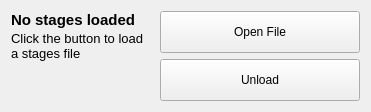
          <widget class="QWidget" name="stageFileTab">
           <attribute name="title">
            <string>Stages</string>
           </attribute>
           <layout class="QHBoxLayout" name="horizontalLayout_9">
            <item>
             <layout class="QVBoxLayout" name="verticalLayout_14">
              <property name="spacing">
               <number>2</number>
              </property>
              <item>
               <widget class="QLabel" name="stagesFileTitle">
                <property name="sizePolicy">
                 <sizepolicy hsizetype="Ignored" vsizetype="Fixed">
                  <horstretch>0</horstretch>
                  <verstretch>0</verstretch>
                 </sizepolicy>
                </property>
                <property name="font">
                 <font>
                  <pointsize>11</pointsize>
                  <weight>75</weight>
                  <bold>true</bold>
                 </font>
                </property>
                <property name="text">
                 <string>No stages loaded</string>
                </property>
                <property name="wordWrap">
                 <bool>true</bool>
                </property>
               </widget>
              </item>
              <item>
               <widget class="QLabel" name="stagesFileDescr">
                <property name="sizePolicy">
                 <sizepolicy hsizetype="Expanding" vsizetype="Fixed">
                  <horstretch>0</horstretch>
                  <verstretch>0</verstretch>
                 </sizepolicy>
                </property>
                <property name="font">
                 <font>
                  <pointsize>10</pointsize>
                 </font>
                </property>
                <property name="text">
                 <string>Click the button to load a stages file</string>
                </property>
                <property name="wordWrap">
                 <bool>true</bool>
                </property>
               </widget>
              </item>
              <item>
               <spacer name="verticalSpacer_7">
                <property name="orientation">
                 <enum>Qt::Vertical</enum>
                </property>
                <property name="sizeHint" stdset="0">
                 <size>
                  <width>20</width>
                  <height>40</height>
                 </size>
                </property>
               </spacer>
              </item>
             </layout>
            </item>
            <item>
             <layout class="QVBoxLayout" name="verticalLayout_15">
              <item>
               <widget class="QPushButton" name="loadStagesFile">
                <property name="sizePolicy">
                 <sizepolicy hsizetype="Maximum" vsizetype="Minimum">
                  <horstretch>0</horstretch>
                  <verstretch>0</verstretch>
                 </sizepolicy>
                </property>
                <property name="minimumSize">
                 <size>
                  <width>200</width>
                  <height>0</height>
                 </size>
                </property>
                <property name="maximumSize">
                 <size>
                  <width>200</width>
                  <height>16777215</height>
                 </size>
                </property>
                <property name="text">
                 <string>Open File</string>
                </property>
                <property name="icon">
                 <iconset resource="resources.qrc">
                  <normaloff>:/breeze-icons/document-open-24.png</normaloff>:/breeze-icons/document-open-24.png</iconset>
                </property>
                <property name="iconSize">
                 <size>
                  <width>24</width>
                  <height>24</height>
                 </size>
                </property>
               </widget>
              </item>
              <item>
               <widget class="QPushButton" name="unloadStagesFile">
                <property name="sizePolicy">
                 <sizepolicy hsizetype="Maximum" vsizetype="Minimum">
                  <horstretch>0</horstretch>
                  <verstretch>0</verstretch>
                 </sizepolicy>
                </property>
                <property name="minimumSize">
                 <size>
                  <width>200</width>
                  <height>0</height>
                 </size>
                </property>
                <property name="maximumSize">
                 <size>
                  <width>200</width>
                  <height>16777215</height>
                 </size>
                </property>
                <property name="text">
                 <string>Unload</string>
                </property>
                <property name="icon">
                 <iconset resource="resources.qrc">
                  <normaloff>:/breeze-icons/edit-clear-24.png</normaloff>:/breeze-icons/edit-clear-24.png</iconset>
                </property>
                <property name="iconSize">
                 <size>
                  <width>24</width>
                  <height>24</height>
                 </size>
                </property>
               </widget>
              </item>
             </layout>
            </item>
           </layout>
          </widget>
